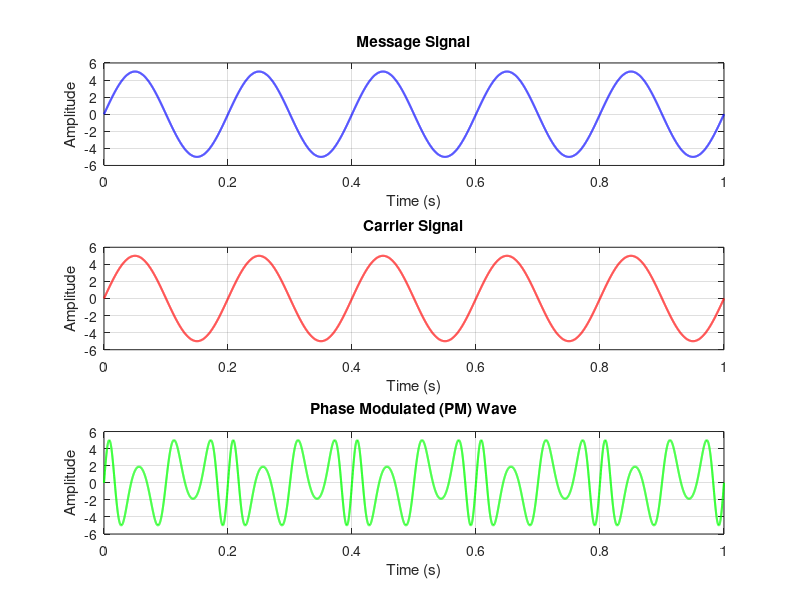

This chart was generated by the following MATLAB code:
% Clear workspace and close all figures
clear all;
close all;

% Time vector
t = 0:0.0001:1;

% Input parameters
vm = input('Enter the amplitude of the message signal: ');  % Amplitude of the message signal
vc = input('Enter the amplitude of the carrier signal: ');  % Amplitude of the carrier signal
fm = input('Enter the message signal frequency (Hz): ');    % Frequency of the message signal
fc = input('Enter the carrier signal frequency (Hz): ');    % Frequency of the carrier signal
m = input('Enter the modulation index: ');                  % Modulation index

% Generate the message signal
message_signal = vm * sin(2 * pi * fm * t);

% Generate the carrier signal
carrier_signal = vc * sin(2 * pi * fc * t);

% Generate the phase-modulated (PM) wave
pm_wave = vc * sin(2 * pi * fc * t + m .* sin(2 * pi * fm * t));

% Plot the message signal
subplot(3, 1, 1);
plot(t, message_signal, 'b', 'LineWidth', 1.5);
xlabel('Time (s)');
ylabel('Amplitude');
title('Message Signal');
grid on;

% Plot the carrier signal
subplot(3, 1, 2);
plot(t, carrier_signal, 'r', 'LineWidth', 1.5);
xlabel('Time (s)');
ylabel('Amplitude');
title('Carrier Signal');
grid on;

% Plot the phase-modulated (PM) wave
subplot(3, 1, 3);
plot(t, pm_wave, 'g', 'LineWidth', 1.5);
xlabel('Time (s)');
ylabel('Amplitude');
title('Phase Modulated (PM) Wave');
grid on;

